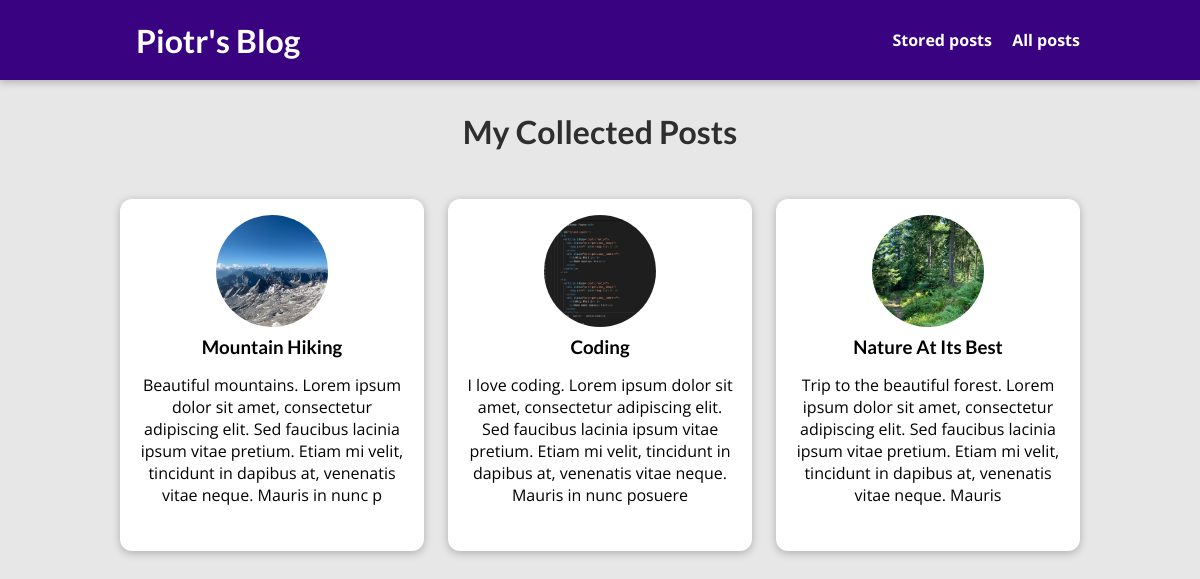
Page /posts on the earlier database version.
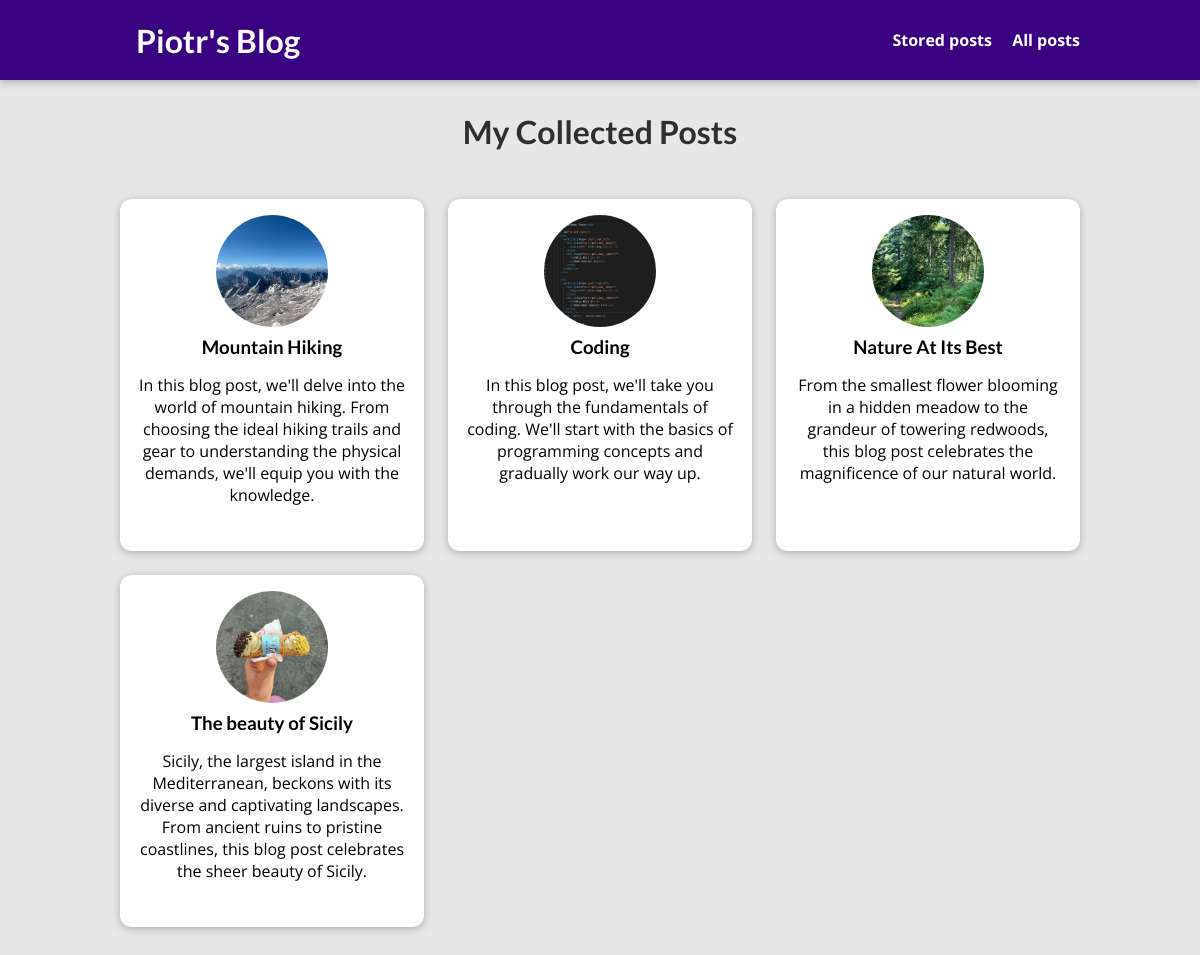
Same page on the later database version.
### blog/models.py (models this page shows, shortened)
class Post(models.Model):
    title = models.CharField(max_length=150)
    excerpt = models.CharField(max_length=200)
    image = models.ImageField(upload_to="posts", null=True)
    date = models.DateField(auto_now=True)
    slug = models.SlugField(unique=True, db_index=True, default="", null=False)
    content = models.TextField(validators=[MinLengthValidator(10)])
    author = models.ForeignKey(Author, on_delete=models.SET_NULL, null=True, related_name="posts")
    tags = models.ManyToManyField(Tag)

### blog/views.py (the view)
# urls.py: path("posts", views.PostsListView.as_view(), name="posts-page"),
class PostsListView(ListView):
    template_name = "blog/all-posts.html"
    model = Post
    ordering = ["-date"]
    context_object_name = "posts"

### blog/templates/blog/all-posts.html (shortened to what this page needs)
{% extends "base.html" %}
{% load static %}
{% block css_files %}
    <link rel="stylesheet" href="{% static 'blog/post.css' %}" />
    <link rel="stylesheet" href="{% static 'blog/all-posts.css' %}" />
{% endblock %}
{% block content %}
    <section id="all-posts">
        <h2>My Collected Posts</h2>
        <ul>
            {% for post in posts %}
                {% include "blog/includes/post.html" %}
            {% endfor %}
        </ul>
    </section>
{% endblock %}

### templates/base.html (shortened to what this page needs)
{% load static %}
<!doctype html>
<html lang="en">
<head>
    <link rel="stylesheet" href="{% static  'app.css' %}" />
    {% block css_files %}{% endblock %}
</head>
<body>
    <header id="main-navigation">
        <h1><a href="{% url 'starting-page' %}">Piotr's Blog</a></h1>
        <nav>
            <a href="{% url 'read-later' %}">Stored posts</a>
            <a href="{% url 'posts-page' %}">All posts</a>
        </nav>
    </header>
    {% block content %}
    {% endblock %}
</body>
</html>

### blog/templates/blog/includes/post.html
<li>
    <article class="post">
        <a href="{% url 'post-detail-page' post.slug %}">
            <img src="{{ post.image.url }}" alt="{{ post.title }}" />
            <div class="post__content">
                <h3>{{ post.title }}</h3>
                <p>{{ post.excerpt }}</p>
            </div>
        </a>
    </article>
</li>

### static/app.css (style rules this page uses)
* { box-sizing: border-box; }
html { font-family: 'Open Sans', 'Lato', sans-serif; }
body { margin: 0; }
h1, h2, h3 { font-family: 'Lato', sans-serif; font-weight: bold; }
#main-navigation { width: 100%; height: 5rem; display: flex; justify-content: space-between; align-items: center; padding: 0 10%; position: absolute; top: 0; left: 0; }
#main-navigation a { text-decoration: none; color: white; font-weight: bold; margin-left: 1rem; }

### blog/static/blog/post.css (style rules this page uses)
.post { display: flex; flex-direction: column; align-items: center; text-align: center; }
.post a { text-decoration: none; color: black; transition: all 0.2s ease; padding: 1rem; }
.post img { width: 5rem; height: 5rem; object-fit: cover; border-radius: 50%; }
.post h3 { margin: 0.25rem 0; }

### blog/static/blog/all-posts.css (style rules this page uses)
body { background-color: #e7e7e7; }
#main-navigation { background-color: #390281; box-shadow: 0 2px 8px rgba(0, 0, 0, 0.25); }
#all-posts { margin: 7rem auto; width: 90%; max-width: 60rem; }
#all-posts h2 { text-align: center; font-size: 2rem; color: #2e2e2e; margin: 3rem 0; }
ul { list-style: none; margin: 0; padding: 0; display: grid; grid-template-columns: repeat(auto-fill, minmax(17rem, 1fr)); gap: 1.5rem; }
.post img { width: 7rem; height: 7rem; }
.post a { height: 22rem; transform-origin: center; box-shadow: 0 2px 8px rgba(0, 0, 0, 0.25); border-radius: 12px; background-color: white; }

Differences in the rows shown:
changed Post "Mountain Hiking": excerpt "Beautiful mountains. Lorem ipsum dolor sit amet, consectetur adipiscing elit. Sed faucibus lacinia ipsum vitae pretium. Etiam mi velit, tincidunt in dapibus at, venenatis vitae neque. Mauris in nunc p" → "In this blog post, we'll delve into the world of mountain hiking. From choosing the ideal hiking trails and gear to understanding the physical demands, we'll equip you with the knowledge."
changed Post "Coding": excerpt "I love coding. Lorem ipsum dolor sit amet, consectetur adipiscing elit. Sed faucibus lacinia ipsum vitae pretium. Etiam mi velit, tincidunt in dapibus at, venenatis vitae neque. Mauris in nunc posuere" → "In this blog post, we'll take you through the fundamentals of coding. We'll start with the basics of programming concepts and gradually work our way up."
changed Post "Nature At Its Best": excerpt "Trip to the beautiful forest. Lorem ipsum dolor sit amet, consectetur adipiscing elit. Sed faucibus lacinia ipsum vitae pretium. Etiam mi velit, tincidunt in dapibus at, venenatis vitae neque. Mauris" → "From the smallest flower blooming in a hidden meadow to the grandeur of towering redwoods, this blog post celebrates the magnificence of our natural world."
added Post: image (picture), title "The beauty of Sicily", excerpt "Sicily, the largest island in the Mediterranean, beckons with its diverse and captivating landscapes. From ancient ruins to pristine coastlines, this blog post celebrates the sheer beauty of Sicily."
